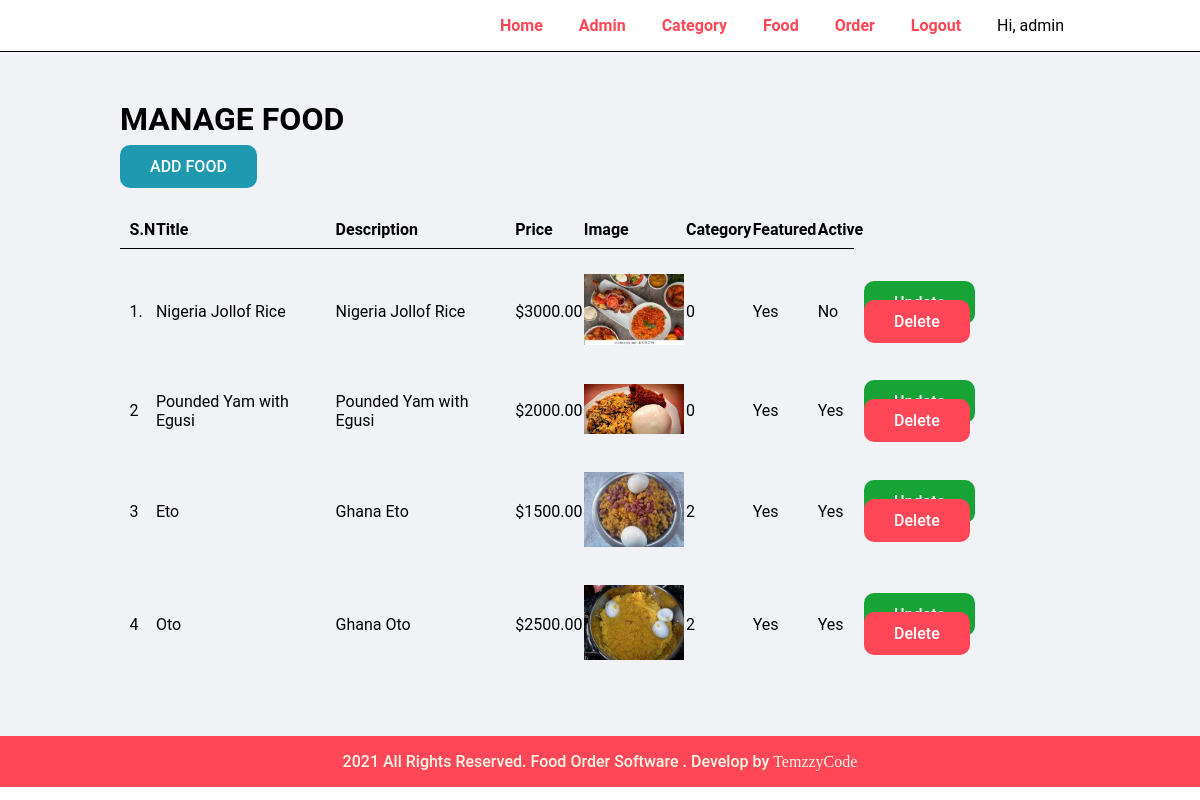
/admin/manage-food.php (signed in), run on the app's committed database.
### tables this page shows
CREATE TABLE `tbl_food` (
  `id` int(10) UNSIGNED NOT NULL,
  `title` varchar(150) NOT NULL,
  `description` varchar(255) NOT NULL,
  `price` decimal(10,2) NOT NULL,
  `image_name` varchar(255) NOT NULL,
  `category_id` int(11) UNSIGNED NOT NULL,
  `featured` varchar(20) NOT NULL,
  `active` varchar(20) NOT NULL
);

### admin/manage-food.php (the view, shortened to what this page needs)
<?php
require "../partials/header.php";
?>
     <div class="main-content">
        <div class="wrapper" >
        <h1>MANAGE FOOD</h1>
        <br>
        <a class="btn-primary" href="<?php echo SITEURL; ?>admin/add-food.php">ADD FOOD</a>
        <br>
        <br>
        <table class="tbl-full">
                <tr>
                        <th>S.N</th>
                        <th>Title</th>
                        <th>Description</th>
                        <th>Price</th>
                        <th>Image</th>
                        <th> Category </th>
                        <th> Featured </th>
                        <th> Active </th>
                </tr>
                <?php
                        $sql = "SELECT * FROM tbl_food";
                        $res = mysqli_query($con, $sql);
                        if($res){
                        $count = mysqli_num_rows($res);
                        $sn= 1 . ".";
                        if($count > 0){
                             while($row = mysqli_fetch_assoc($res)){
                                     $id = $row['id'];
                                      $title = $row['title'];
                                     $description = $row['description'];
                                     $price = $row['price'];
                                     $image_name = $row['image_name'];
                                     $category = $row['category_id'];
                                     $featured = $row['featured'];
                                     $active = $row['active'];
                                ?>
                                <tr class="fad">
                        <td><?php echo $sn++; ?> </td>
                        <td><?php echo $title; ?></td>
                        <td><?php echo $description; ?></td>
                        <td>$<?php echo $price; ?></td>
                        <td><?php
                        if($image_name!= ""){
                                ?>
                                <img src="<?php echo SITEURL ?>images/food/<?php echo $image_name ?>" width="100px" alt="">
                                <?php
                        } else {
                                echo "<div style='color: red;' class=''> Image Not added </div>";
                        }
                        ?></td>
                        <td><?php echo $category; ?></td>
                        <td><?php echo $featured; ?></td>
                        <td><?php echo $active; ?></td>
                        <td><a class="btn-secondary1" href="<?php echo SITEURL; ?>admin/update-food.php?id=<?php echo $id; ?>">Update</a>
                        <a class="btn-secondary2" href="<?php echo SITEURL; ?>admin/delete-food.php?id=<?php echo $id; ?>&image_name=<?php echo $image_name; ?>">Delete</a></td>
                </tr>
                                <?php
                             }
                        } else {
                                ?>
                              <h1>  <?php echo "<div class='error'>No Food is Available </div>"; ?> </h1>
                              <?php
                        }
                        }
                ?>
        </table>
        </div>
</div>
        <?php
require "../partials/footer.php";
?>

### partials/header.php (shortened to what this page needs)
<!DOCTYPE html>
<html lang="en">
<head>
    <link rel="stylesheet" href="../css/admin.css">
</head>
<body>
    <div class="menu">
        <div class="wrapper" >
        <ul>
            <li><a href="index.php">Home</a></li>
            <li><a href="manage-admin.php">Admin</a></li>
            <li><a href="manage-category.php">Category</a></li>
            <li><a href="manage-food.php">Food</a></li>
            <li><a href="manage-order.php">Order</a></li>
            <li><a href="logout.php">Logout</a></li>
            <li><?php if(isset($_SESSION['username'])){
                echo "Hi,". " ". $_SESSION['username'];
            } ?></li>
        </ul>
        </div>
    </div>

### partials/footer.php
   <div id="footer" class="footer">
        <div class="wrapper" >
        <p class="text-footer" >2021 All Rights Reserved. Food Order Software . Develop by <a href="https://temitope-portfolio.netlify.app/">TemzzyCode</a> </p>
        </div>
    </div>
</body>
</html>

### css/admin.css (style rules this page uses)
* { margin: 0; padding: 0; font-family: roboto; }
.wrapper { padding: 1rem; width: 80%; margin: 0 auto; }
.menu { border-bottom: 1px solid #000; }
.menu ul { list-style-type: none; text-align: right; }
.menu ul li { display: inline; padding: 1rem; }
.menu ul li a { color: #ff4757; text-decoration: none; font-weight: 600; font-family: roboto; }
.main-content { background-color: #f1f2f6; padding: 2rem 0; }
.tbl-full { width: 100%; }
table { border-spacing: 0 15px; }
table tr th { border-bottom: 1px solid #000000; padding: 1%; text-align: left; }
table tr td { padding: 1%; }
.fad { margin: 2rem; }
table tr { margin: 10rem; }
.btn-primary { background-color: rgb(30, 153, 175); padding: 12px 30px; border-radius: 10px; text-decoration: none; color: white; font-weight: 500; cursor: pointer; }
.btn-secondary1 { background-color: rgb(24, 163, 54); padding: 12px 30px; border-radius: 10px; text-decoration: none; color: white; font-weight: 500; cursor: pointer; }
.btn-secondary2 { background-color: #ff4757; padding: 12px 30px; border-radius: 10px; text-decoration: none; color: white; font-weight: 500; cursor: pointer; cursor: pointer; }
.footer { background-color: #ff4757; color: oldlace; font-family: poppins; font-weight: 500; }
.text-footer { text-align: center; }
.text-footer a { text-decoration: none; color: oldlace; cursor: pointer; font-family: poppins; }

### data on the page
tbl_food: title "Nigeria Jollof Rice", description "Nigeria Jollof Rice", price "3000.00", image_name (picture), category "0", featured "Yes", active "No"
tbl_food: title "Pounded Yam with Egusi", description "Pounded Yam with Egusi", price "2000.00", image_name (picture), category "0", featured "Yes", active "Yes"
tbl_food: title "Eto", description "Ghana Eto", price "1500.00", image_name (picture), category "2", featured "Yes", active "Yes"
tbl_food: title "Oto", description "Ghana Oto", price "2500.00", image_name (picture), category "2", featured "Yes", active "Yes"

### other printed values
$_SESSION['username'] "admin"
